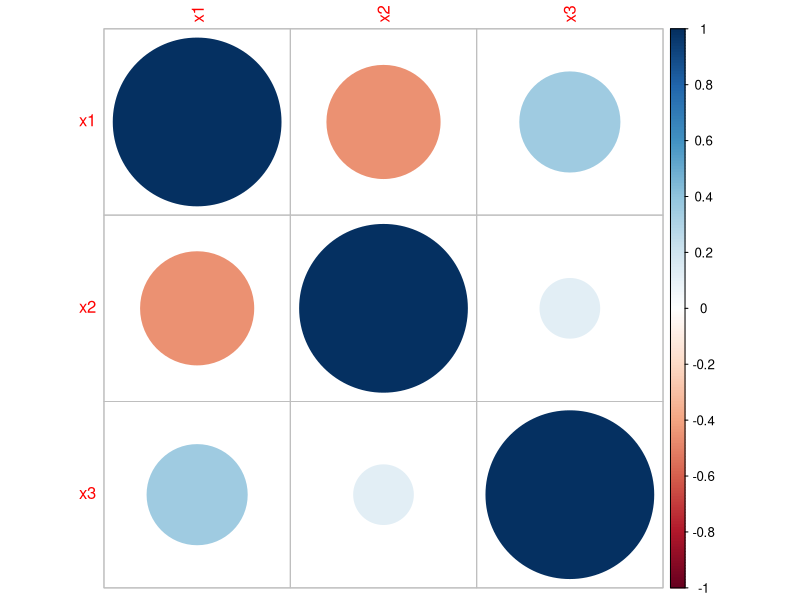
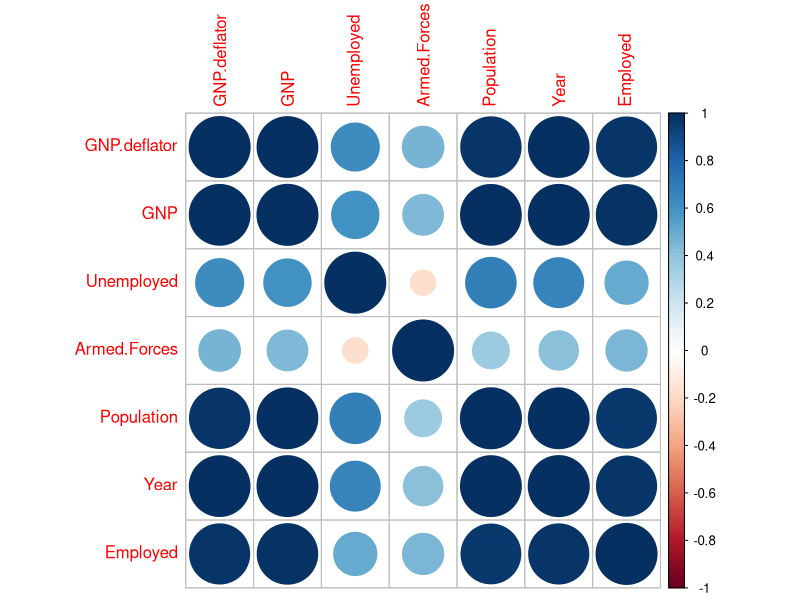
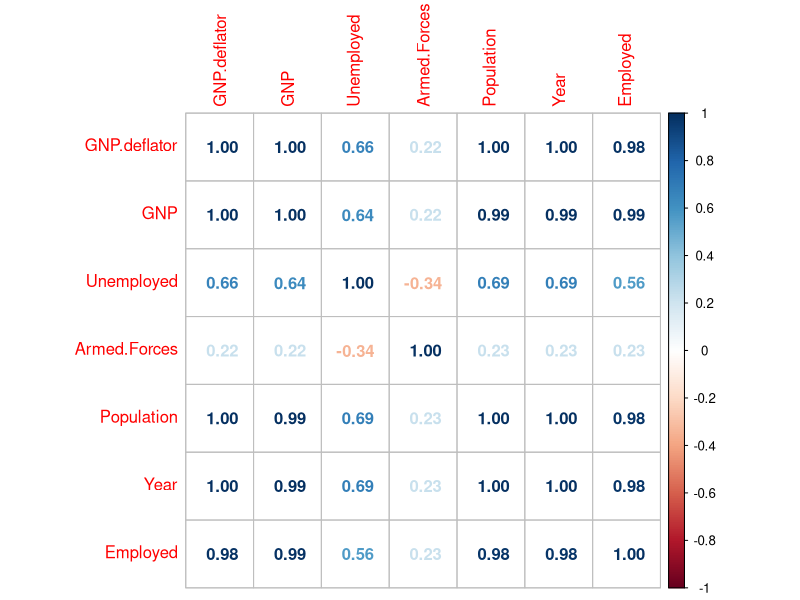
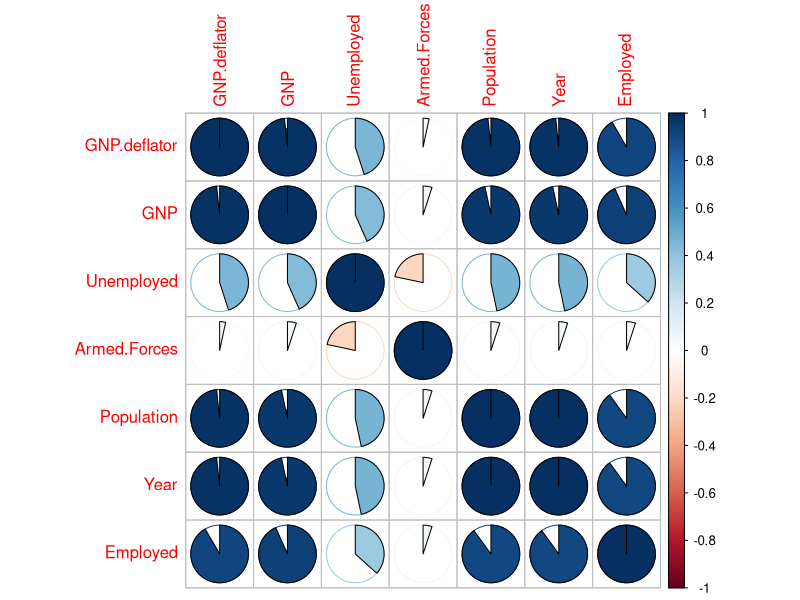

Reproduce these figures in R, in order.
# 协方差矩阵
# 如果两个变量的变化趋势一致，也就是说如果其中一个大于自身的期望值，另外一个也大于自身的期望值，那么两个变量之间的协方差就是正值。
# 如果两个变量的变化趋势相反，即其中一个大于自身的期望值，另外一个却小于自身的期望值，那么两个变量之间的协方差就是负值。
# cov(x,y) = 0 说明两者之间相互独立
# cov(x,y) = E((x-Ex)*(y-Ey))
require(corrplot)

x1 <- c(65,70,70,69,66,67,68,72,66,68)
x2 <- c(45,45,48,46,50,46,47,43,47,48)
x3 <- c(27.6 ,30.7,31.8,32.6,31,31.3,37,33.6,33.1,34.2)
# 此时test_data 有3个样本总体，此时算彼此之间的协方差情况
test_data <- cbind(x1, x2, x3)
test_data

# var 方差函数，也可以计算出协方差矩阵。
# cov(x,x) = var(x)
# cov(x,y) = cov(y,x)
var(test_data)
cov(test_data)

# cor 相关系数
# 简单的相关系数的分类
# 0.8-1.0 极强相关
# 0.6-0.8 强相关
# 0.4-0.6 中等程度相关
# 0.2-0.4 弱相关
# 0.0-0.2 极弱相关或无相关

cor_t <- cor(test_data)
symnum(cor_t)
corrplot(cor_t, method = "circle")

# 使用longley数据集来测试cor
# Longley数据集来自J．W．Longley（1967）发表在JASA上的一篇论文，是强共线性的宏观经济数据,
# 包含GNP deflator(GNP平减指数)、GNP(国民生产总值)、Unemployed(失业率)、ArmedForces(武装力量)、
# Population(人口)、year(年份)，Emlpoyed(就业率)。
# LongLey数据集因存在严重的多重共线性问题，在早期经常用来检验各种算法或计算机的计算精度。

(clp <- cor(longley, method = "pearson"))
(cls <- cor(longley, method = "spearman"))
(clk <- cor(longley, method = "kendall"))

corrplot(clp, method = "circle")
corrplot(cls, method = "number")
corrplot(clk, method = "pie")

# 判别两个总体是否相关的函数，cor.test
cor.test(longley$GNP, longley$Unemployed)
# Pearson's product-moment correlation
# 
# data:  longley$GNP and longley$Unemployed
# t = 2.8376, df = 14, p-value = 0.01317 # < 0.05 表明相关 
# alternative hypothesis: true correlation is not equal to 0
# 95 percent confidence interval:
# 0.1549766 0.8464304 # 相关系数的95%的区间值
# sample estimates:
# cor 
# 0.6042609 

